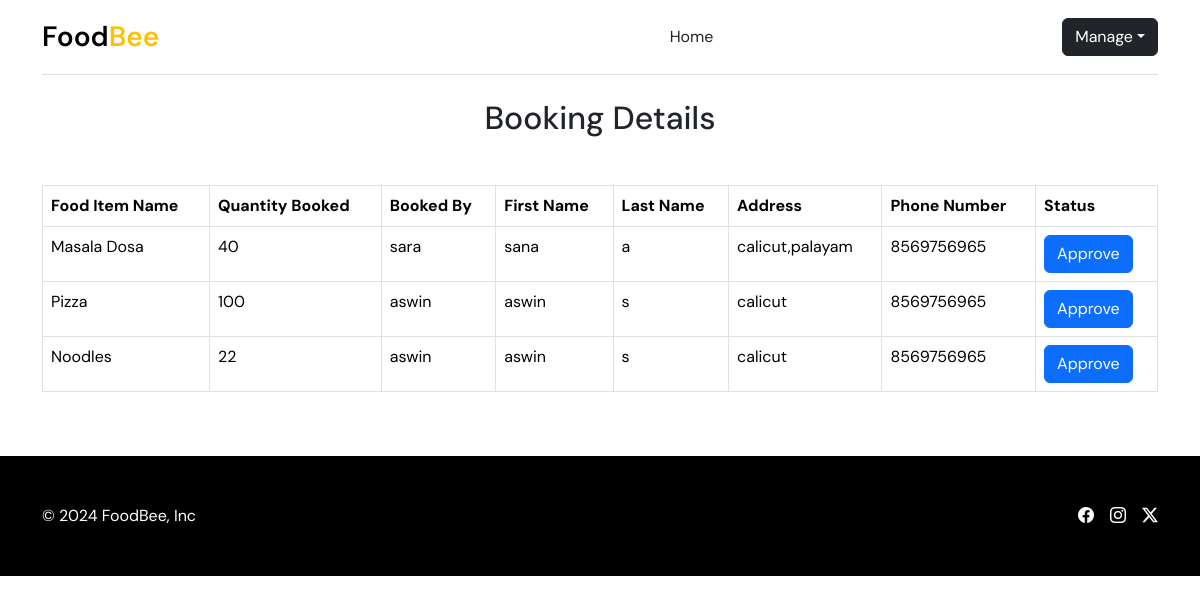
Screenshot of /staff_bookings/ with the database file from the repository.
### catering/models.py (models this page shows, shortened)
class FoodItem(models.Model):
    food_id = models.AutoField(primary_key=True)
    name = models.CharField(max_length=200)
    image = models.ImageField(upload_to="foods", null=True, blank=True)
    catering_name = models.CharField(max_length=200)
    quantity_available = models.IntegerField(default=0)
    quantity_booked = models.IntegerField(default=0)
    booked_by = models.ForeignKey(User, on_delete=models.CASCADE, related_name='booked_items', null=True)
    status = models.CharField(max_length=20, default='Pending')

### users/models.py (models this page shows, shortened)
class UserProfile(models.Model):
    user = models.OneToOneField(User, on_delete=models.CASCADE,related_name='profile',null=True,blank=True)
    first_name = models.CharField(max_length=100)
    last_name = models.CharField(max_length=100)
    phone_number = models.CharField(max_length=15)
    address = models.TextField()
    email = models.EmailField()

### catering/views.py (the view)
# urls.py: path('staff_bookings/',views.staff_bookings,name="staff_bookings"),
def staff_bookings(request):
    booked_items = FoodItem.objects.filter(booked_by__isnull=False)
    booking_details = []
    for food_item in booked_items:
        user_profile = UserProfile.objects.get(user=food_item.booked_by)
        booking_details.append({
            'food_item_name': food_item.name,
            'quantity_booked': food_item.quantity_booked,
            'booked_by_username': food_item.booked_by.username,
            'booked_by_first_name': user_profile.first_name,
            'booked_by_last_name': user_profile.last_name,
            'address': user_profile.address,
            'phone_number': user_profile.phone_number,
            'booked_by_email': food_item.booked_by.email,
            'food_id': food_item.pk,
        })
    context = {'booking_details': booking_details}
    return render(request, 'catering/bookings.html', context)

### templates/catering/bookings.html (shortened to what this page needs)
{% extends 'catering/view_food.html' %}
{%load static%}
{%block content%}
<h2 class="text-center"> Booking Details</h2>
<div class="container mt-5 mb-5">
    <div class="table-responsive">
      <table class="table table-bordered">
        <thead class="thead-dark">
          <tr>
            <th>Food Item Name</th>
            <th>Quantity Booked</th>
            <th>Booked By</th>
            <th>First Name</th>
            <th>Last Name</th>
            <th>Address</th>
            <th>Phone Number</th>
            <th>Status</th>
          </tr>
        </thead>
        <tbody>
          {% for detail in booking_details %}
            <tr>
              <td>{{ detail.food_item_name }}</td>
              <td>{{ detail.quantity_booked }}</td>
              <td>{{ detail.booked_by_username }}</td>
              <td>{{ detail.booked_by_first_name }}</td>
              <td>{{ detail.booked_by_last_name }}</td>
              <td>{{ detail.address }}</td>
              <td>{{ detail.phone_number }}</td>
              <td>
                <form action="{% url 'approve_booking' food_id=detail.food_id %}" method="post">
                    <button type="submit" class="btn {% if detail.status == 'approved' %}btn-success{% else %}btn-primary{% endif %}">
                        {% if detail.status == 'approved' %}Approved{% else %}Approve{% endif %}
                    </button>
                </form>
             </td>
            </tr>
          {% endfor %}
        </tbody>
      </table>
    </div>
  </div>
{%endblock%}

### templates/catering/view_food.html (style rules this page uses)
body { font-family: "DM Sans"; }

### rows the page displays
FoodItem: food_item_name "Masala Dosa"
UserProfile: booked_by_first_name "sana", address "calicut,palayam", phone_number "8569756965"
FoodItem: food_item_name "Pizza"
UserProfile: booked_by_first_name "aswin" "aswin", address "calicut" "calicut", phone_number "8569756965" "8569756965"
FoodItem: food_item_name "Noodles"

### other values shown
{{ detail.quantity_booked }} "40" "100" "22"
{{ detail.booked_by_username }} "sara" "aswin" "aswin"
{{ detail.booked_by_last_name }} "a" "s" "s"
